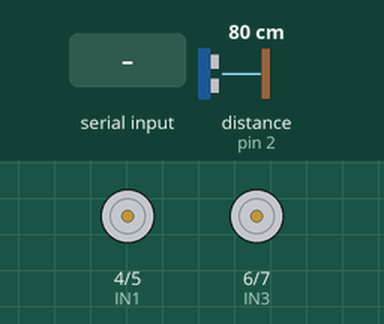
Recording of a sketch running on a simulated Arduino Uno, built with avr-gcc and run on an emulated ATmega328P. On the bench: motor-driver pin pairs drawn as motors (green arrow = first pin HIGH = forward, orange = second pin HIGH = backward, longer = more drive). Wiring (inferred from the names in the program): ultrasonic range finder: trigger pin 3; echo pin 2. Inputs (shaded band) come from the test bench; at power-on: distance to the obstacle (sensor on pin 2) 80 cm. The echo pulse lasts 58.3 µs per cm.

Above: at 1.2 s.
1.3 s: "f" received over Serial
At 1.6 s:
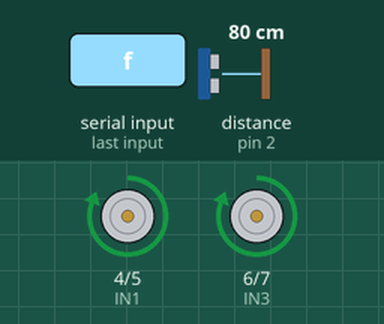
2.8 s: "b" received over Serial
At 3.9 s:
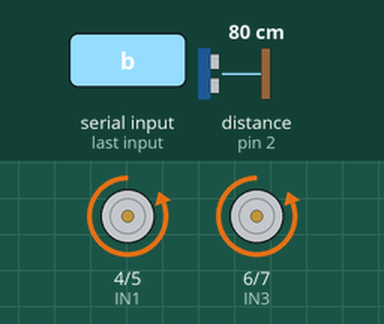
4.3 s: "l" received over Serial
At 5.1 s:
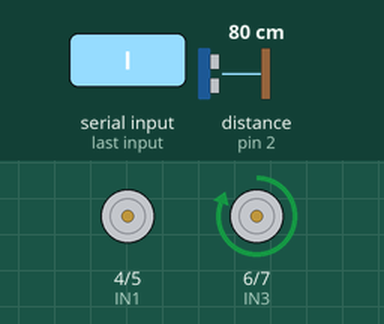
5.8 s: "r" received over Serial
At 6.2 s:
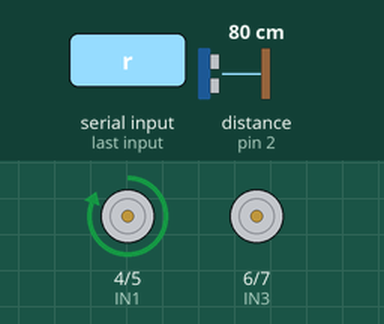
7.3 s: "L" received over Serial
At 8.5 s:
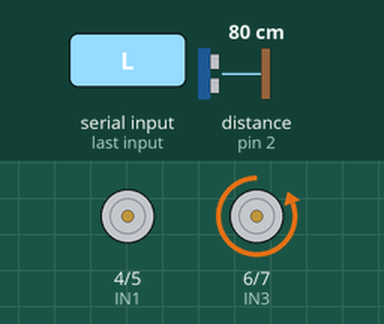
8.8 s: "R" received over Serial
At 9.7 s:
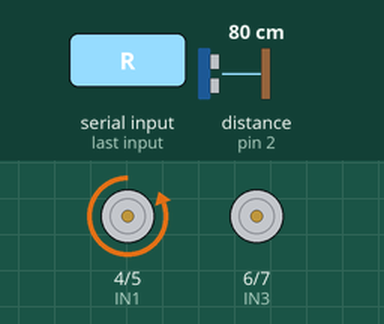
Timing chart, 0 to 11.3 s (numbered marks = the images above; inputs shaded):
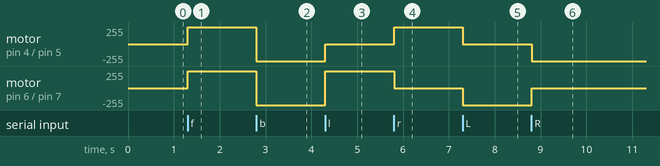

Measured:
- after the input at 1.3 s, motor on pin 4 (IN1) / pin 5 (IN2), motor on pin 6 (IN3) / pin 7 (IN4): stopped → forward 255/255 at once
- after the input at 2.8 s, motor on pin 4 (IN1) / pin 5 (IN2), motor on pin 6 (IN3) / pin 7 (IN4): forward 255/255 → backward 255/255 at once
- after the input at 4.3 s, motor on pin 4 (IN1) / pin 5 (IN2): backward 255/255 → stopped at once; motor on pin 6 (IN3) / pin 7 (IN4): backward 255/255 → forward 255/255 at once
- after the input at 5.8 s, motor on pin 4 (IN1) / pin 5 (IN2): stopped → forward 255/255 at once; motor on pin 6 (IN3) / pin 7 (IN4): forward 255/255 → stopped at once
- after the input at 7.3 s, motor on pin 4 (IN1) / pin 5 (IN2): forward 255/255 → stopped at once; motor on pin 6 (IN3) / pin 7 (IN4): stopped → backward 255/255 at once
- after the input at 8.8 s, motor on pin 4 (IN1) / pin 5 (IN2): stopped → backward 255/255 at once; motor on pin 6 (IN3) / pin 7 (IN4): backward 255/255 → stopped at once

The sketch:

RcCar.ino
```cpp
#define trigPin 3
#define echoPin 2

int IN1 = 4;
int IN2 = 5;
int IN3 = 6;
int IN4 = 7;

boolean movingForward = false;

void setup() {

  Serial.begin(9600);

  pinMode(IN1, OUTPUT);
  pinMode(IN2, OUTPUT);
  pinMode(IN3, OUTPUT);
  pinMode(IN4, OUTPUT);

  pinMode(trigPin, OUTPUT);
  pinMode(echoPin, INPUT);
}

void loop() {

  long distance = getDistance();
  if(movingForward==true && distance<10) stop();

  if (Serial.available())
  {
    int command = Serial.read();
    if(command=='f' && distance>10) forward();
    else if(command=='b') backward();
    else if (command == 'l' && distance>10) left();
    else if (command == 'r' && distance>10) right();
    else if (command == 'L') leftback();
    else if (command == 'R') rightback();
    else if (command == 's') stop();
  }
}

long getDistance(){
  long duration, distance;
  digitalWrite(trigPin, LOW);
  delayMicroseconds(2);
  digitalWrite(trigPin, HIGH);
  delayMicroseconds(10);
  digitalWrite(trigPin, LOW);
  duration = pulseIn(echoPin, HIGH);
  distance = (duration/2) / 29.1;
  return distance;
}

void forward(){
  movingForward = true;
  digitalWrite(IN2, LOW);
  digitalWrite(IN4, LOW);
  digitalWrite(IN1, HIGH);
  digitalWrite(IN3, HIGH);
}

void backward(){
  digitalWrite(IN1, LOW);
  digitalWrite(IN3, LOW);
  digitalWrite(IN2, HIGH);
  digitalWrite(IN4, HIGH);
}

void left(){
  movingForward = true;
  digitalWrite(IN1, LOW);
  digitalWrite(IN2, LOW);
  digitalWrite(IN4, LOW);
  digitalWrite(IN3, HIGH);
}

void right(){
  movingForward = true;
  digitalWrite(IN2, LOW);
  digitalWrite(IN3, LOW);
  digitalWrite(IN4, LOW);
  digitalWrite(IN1, HIGH);
}

void leftback(){
  digitalWrite(IN1, LOW);
  digitalWrite(IN2, LOW);
  digitalWrite(IN3, LOW);
  digitalWrite(IN4, HIGH);
}

void rightback(){
  digitalWrite(IN1, LOW);
  digitalWrite(IN3, LOW);
  digitalWrite(IN4, LOW);
  digitalWrite(IN2, HIGH);
}

void stop(){
  movingForward = false;
  digitalWrite(IN1, LOW);
  digitalWrite(IN2, LOW);
  digitalWrite(IN3, LOW);
  digitalWrite(IN4, LOW);
}
```
